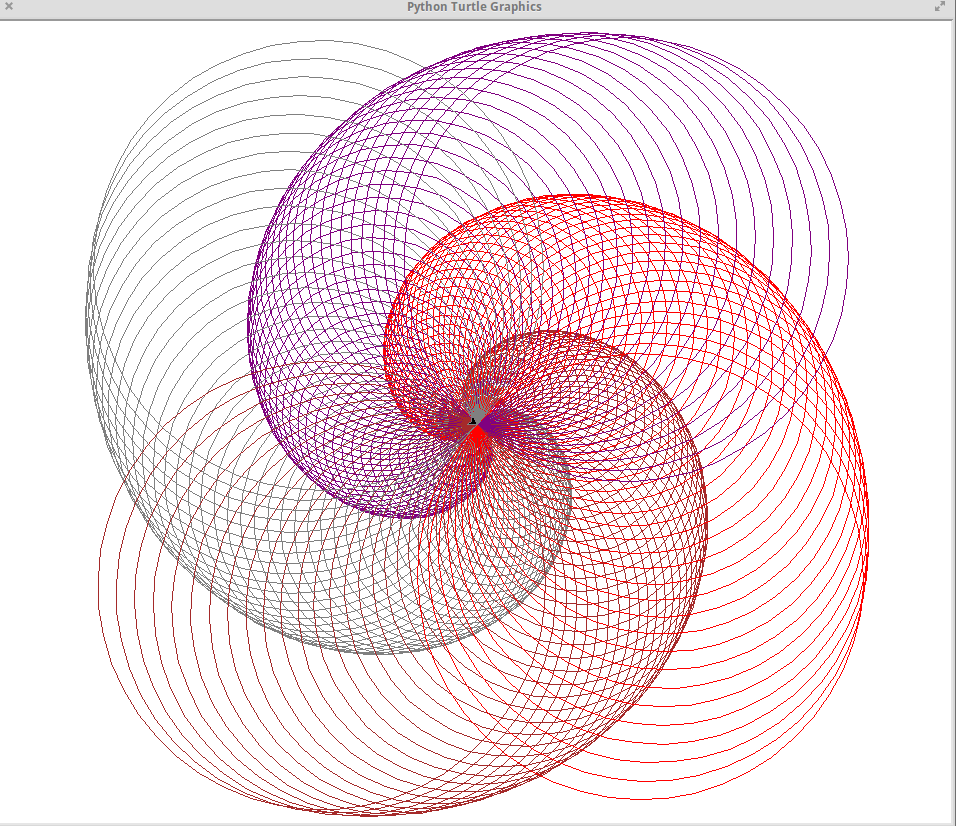

The Python source for this figure:
#!/usr.bin.env python

from time import sleep
from turtle import Pen, circle, right, pencolor, width

canvas = Pen()
colors = ["brown", "gray", "purple", "red"]
for num in xrange(450):
        canvas.width(0.8)
        canvas.pencolor(colors[num % 4])
        canvas.circle(num)
        canvas.right(91)

sleep(500)
